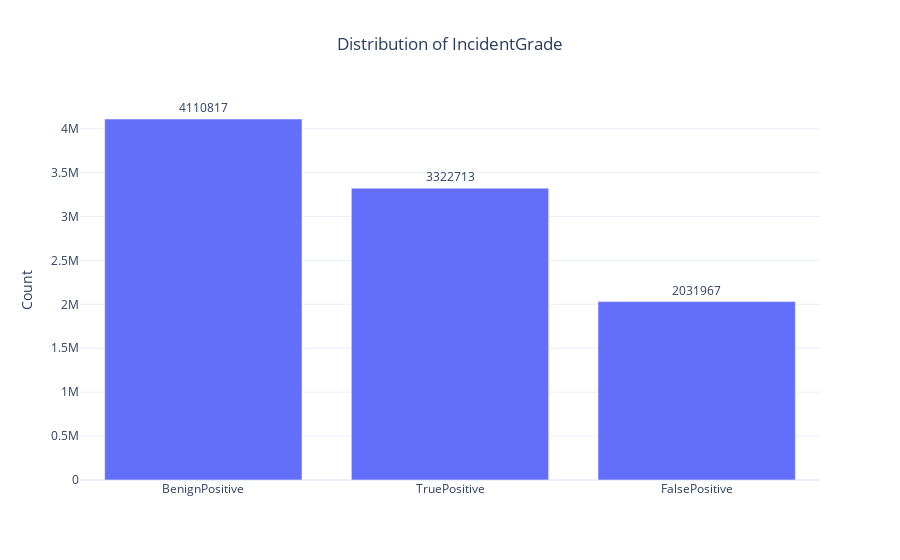
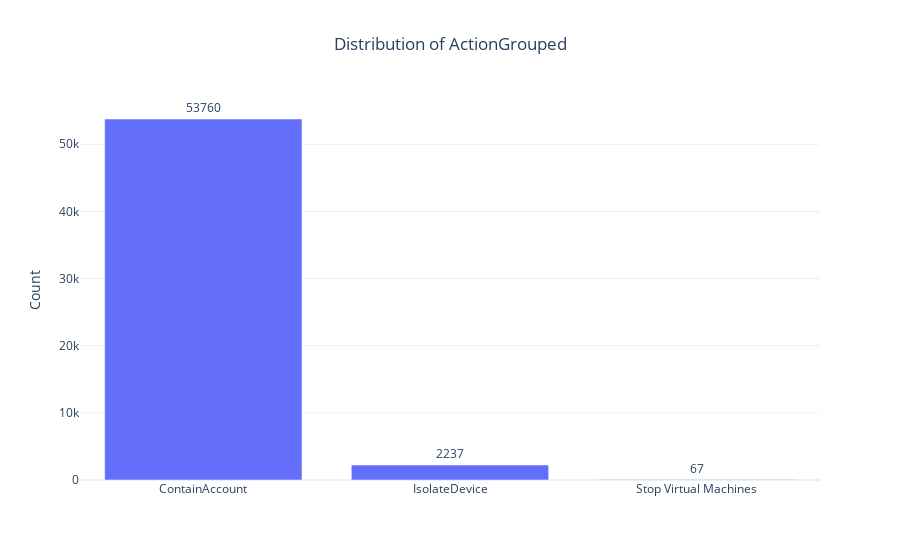
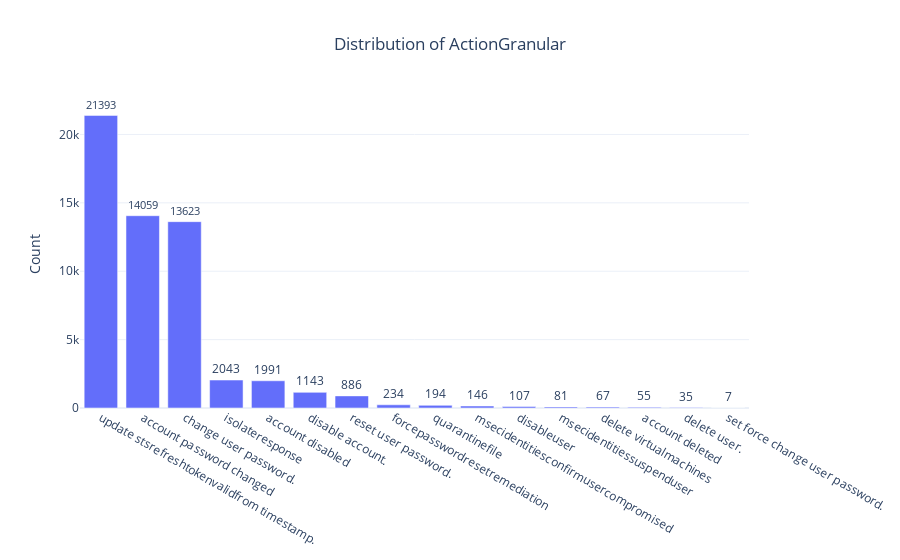

Notebook code cell kept with these figures, in order:
### Markdown cell above
# Plotting distribution of the target column

### Code cell
import pandas as pd
import plotly.express as px

# 1. IncidentGrade Distribution
incident_counts = df['IncidentGrade'].value_counts().reset_index()
incident_counts.columns = ['IncidentGrade', 'Count']  # Rename columns explicitly

fig1 = px.bar(
    incident_counts,
    x='IncidentGrade',
    y='Count',
    title='Distribution of IncidentGrade',
    text='Count'  # Show values on bars
)
fig1.update_traces(textposition='outside')
fig1.update_layout(
    template='plotly_white',
    title_x=0.5,
    xaxis_title=None
)
fig1.show()

# 2. ActionGrouped Distribution
action_grouped_counts = df['ActionGrouped'].value_counts().reset_index()
action_grouped_counts.columns = ['ActionGrouped', 'Count']

fig2 = px.bar(
    action_grouped_counts,
    x='ActionGrouped',
    y='Count',
    title='Distribution of ActionGrouped',
    text='Count'
)
fig2.update_traces(textposition='outside')
fig2.update_layout(
    template='plotly_white',
    title_x=0.5,
    xaxis_title=None
)
fig2.show()

# 3. ActionGranular Distribution
action_granular_counts = df['ActionGranular'].value_counts().reset_index()
action_granular_counts.columns = ['ActionGranular', 'Count']

fig3 = px.bar(
    action_granular_counts,
    x='ActionGranular',
    y='Count',
    title='Distribution of ActionGranular',
    text='Count'
)
fig3.update_traces(textposition='outside')
fig3.update_layout(
    template='plotly_white',
    title_x=0.5,
    xaxis_title=None
)
fig3.show()

# Print statistics
for col in ['IncidentGrade', 'ActionGrouped', 'ActionGranular']:
    print(f"\n{col} Distribution:")
    stats = pd.DataFrame({
        'Count': df[col].value_counts(dropna=False),
        'Percentage': df[col].value_counts(normalize=True, dropna=False).mul(100).round(2)
    })
    print(stats)

### Figure 1 — Plotly figure (JSON) as saved in the notebook; plotly's stock layout.template omitted (floating-point values rounded to 4 significant figures)
{"data": [{"hovertemplate": "IncidentGrade=%{x}<br>Count=%{text}<extra></extra>", "legendgroup": "", "marker": {"color": "#636efa", "pattern": {"shape": ""}}, "name": "", "orientation": "v", "showlegend": false, "text": [4111000.0, 3323000.0, 2032000.0], "textposition": "outside", "type": "bar", "x": ["BenignPositive", "TruePositive", "FalsePositive"], "xaxis": "x", "y": [4110817, 3322713, 2031967], "yaxis": "y"}], "layout": {"barmode": "relative", "legend": {"tracegroupgap": 0}, "title": {"text": "Distribution of IncidentGrade", "x": 0.5}, "xaxis": {"anchor": "y", "domain": [0, 1], "title": {}}, "yaxis": {"anchor": "x", "domain": [0, 1], "title": {"text": "Count"}}}}

### Figure 2 — Plotly figure (JSON) as saved in the notebook; plotly's stock layout.template omitted (floating-point values rounded to 4 significant figures)
{"data": [{"hovertemplate": "ActionGrouped=%{x}<br>Count=%{text}<extra></extra>", "legendgroup": "", "marker": {"color": "#636efa", "pattern": {"shape": ""}}, "name": "", "orientation": "v", "showlegend": false, "text": [53760.0, 2237.0, 67.0], "textposition": "outside", "type": "bar", "x": ["ContainAccount", "IsolateDevice", "Stop Virtual Machines"], "xaxis": "x", "y": [53760, 2237, 67], "yaxis": "y"}], "layout": {"barmode": "relative", "legend": {"tracegroupgap": 0}, "title": {"text": "Distribution of ActionGrouped", "x": 0.5}, "xaxis": {"anchor": "y", "domain": [0, 1], "title": {}}, "yaxis": {"anchor": "x", "domain": [0, 1], "title": {"text": "Count"}}}}

### Figure 3 — Plotly figure (JSON) as saved in the notebook; plotly's stock layout.template omitted (floating-point values rounded to 4 significant figures)
{"data": [{"hovertemplate": "ActionGranular=%{x}<br>Count=%{text}<extra></extra>", "legendgroup": "", "marker": {"color": "#636efa", "pattern": {"shape": ""}}, "name": "", "orientation": "v", "showlegend": false, "text": [21390.0, 14060.0, 13620.0, 2043.0, 1991.0, 1143.0, 886.0, 234.0, 194.0, 146.0, 107.0, 81.0, 67.0, 55.0, 35.0, 7.0], "textposition": "outside", "type": "bar", "x": ["update stsrefreshtokenvalidfrom timestamp.", "account password changed", "change user password.", "isolateresponse", "account disabled", "disable account.", "reset user password.", "forcepasswordresetremediation", "quarantinefile", "msecidentitiesconfirmusercompromised", "disableuser", "msecidentitiessuspenduser", "delete virtualmachines", "account deleted", "delete user.", "set force change user password."], "xaxis": "x", "y": [21393, 14059, 13623, 2043, 1991, 1143, 886, 234, 194, 146, 107, 81, 67, 55, 35, 7], "yaxis": "y"}], "layout": {"barmode": "relative", "legend": {"tracegroupgap": 0}, "title": {"text": "Distribution of ActionGranular", "x": 0.5}, "xaxis": {"anchor": "y", "domain": [0, 1], "title": {}}, "yaxis": {"anchor": "x", "domain": [0, 1], "title": {"text": "Count"}}}}
